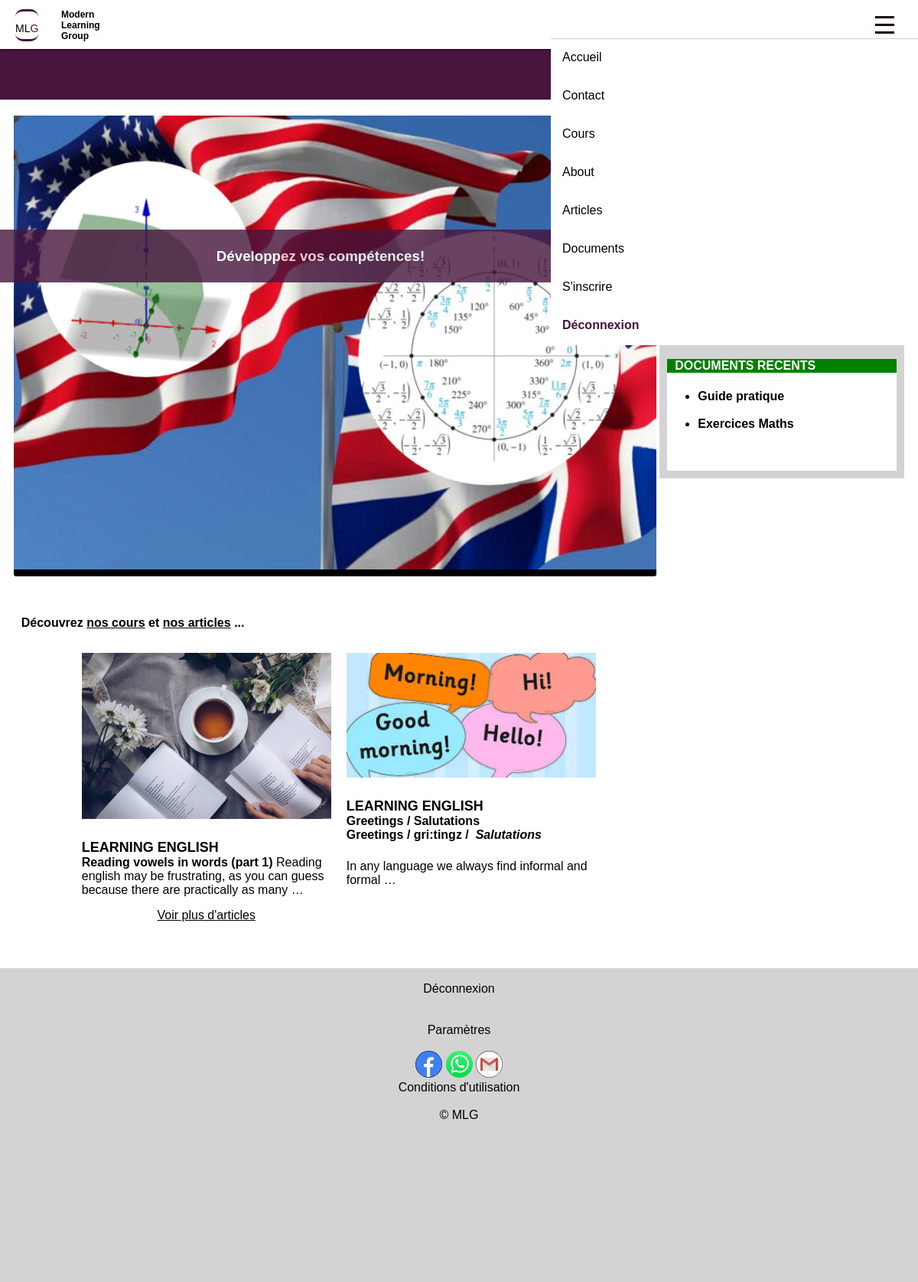
The app's page / (signed in) with its own data.
### learning/models.py (models this page shows, shortened)
class HomeCoverImage(models.Model):
  image = models.ImageField(upload_to = 'cover_images', default='cover_images/home.jpg', null = True)

class Categorie(models.Model):
  nom = models.CharField(max_length=20, null=False, verbose_name='Nom')
  def __str__(self):
    return self.nom
  class Meta:
    verbose_name="Catégorie"

class Document(models.Model):
  title = models.CharField(max_length=500)
  slug = models.SlugField(unique=True, blank=True)
  document_category = models.ForeignKey(Categorie, on_delete=models.SET_NULL, null=True, blank=True)
  doc_file = models.FileField(upload_to='documents', null=True)
  overview = models.TextField(blank=True)
  pages_number = models.IntegerField(default=0, blank=True)
  doc_format = models.CharField(max_length=10, blank=True)
  doc_size = models.CharField(max_length=10, blank=True)
  price = models.FloatField(default=0.0)

### articles/models.py (models this page shows, shortened)
class Article(models.Model):
  title = models.CharField(max_length=100)
  categorie = models.ForeignKey(Categorie, on_delete=models.CASCADE, null=True)
  slug = models.SlugField(max_length=255, unique=True, blank=True)
  author = models.ForeignKey(User, on_delete=models.SET_NULL, null=True, blank=True)
  updated_on = models.DateTimeField(auto_now=True)
  content = RichTextUploadingField(blank=True, null=True)
  photo = models.ImageField(null=True, upload_to='images')
  pub_date = models.DateTimeField(auto_now_add=True, null=True)
  published = models.BooleanField(default=False)

### learning/views.py (the view)
# urls.py: path('', views.index_view, name='home'),
def index_view(request):
    try:
      home_cover_image = HomeCoverImage.objects.get(pk=1)
    except:
      home_cover_image = ""
    myarticles = Article.objects.filter(published = True)
    articles = myarticles.order_by('-pub_date')[: 2]
    documents = Document.objects.all()
    documents = documents.order_by('-id')[:2]
    context = {'home_cover_image':home_cover_image, 'articles':articles, 'documents':documents}
    return render(request, 'learning/index.html', context)

### learning/templates/learning/index.html (shortened to what this page needs)
{% extends 'base_template.html' %}
{% block content %}
<div class="mlg-home">
  <div>
   {% if home_cover_image %}
    <img src="{{ home_cover_image.image.url }}" />
   {% endif %}
  </div>
</div>
<br/><br/>
<p style="float:left;font-weight:bold;margin-left:10px;">
  Découvrez <a href="{% url 'cours' %}">nos cours</a> et <a href="{% url 'articles'%}">nos articles</a> ...
</p>
<br><br>
{% if articles %}
<br>
<div class="nosarticles">
            {% for article in articles %}
            <div class="article">
                {% autoescape off %}
                <div>
                    <img src="/media/{{article.photo}}" alt="photo" />
                </div>
               <br> <span class="categorie">{{ article.categorie }} </span> <br>
                <a href="{% url 'article-details' article.slug %}">
                    <b><span class="title">{{article.title}}</span></b></a>
                <a href="{% url 'article-details' article.slug %}">{{article.content|truncatewords:15}}</a>
             {% endautoescape %}
            </div>
            {% endfor %}
        </div>
  {% endif %}
<a href="{% url 'articles' %}">Voir plus d'articles</a><br>
{% endblock %}
{% block aside %}
<aside>
<div class="aside-main-divs">
  <div class="aside-header-div">
    <h4>
    </h4>
  </div>
  <ul>
    <li><b><a href="{% url 'english-lessons' %}">Anglais</a></b></li>
    <li><b><a href="{% url 'maths-lessons' %}">Maths</a></b></li>
    <li><b><a href="{% url 'cs-lessons' %}"> CS (Programmation) </a></b></li>
    <li><b><a href="{% url 'geoscience-lessons' %}"> Géosciences </a></b></li>
    <br>
  </ul>
</div>
<div class="aside-main-divs">
  <div class="aside-header-div">
    <h4>
    </h4>
  </div>
  <ul>
    {% for article in articles %}
    <li><b><a href="{% url 'article-details' article.slug %}">{{article.title}}</a></b></li> <br>
    {% endfor %}
  </ul>
  <br>
</div>
<div class="aside-main-divs">
  <div class="aside-header-div">
    <h4>
      DOCUMENTS RECENTS
    </h4>
  </div>
  <ul>
    {% for document in documents %}
    <b><li><a href="{% url 'doc-details' document.slug %}">{{document.title}}</a></li></b> <br>
    {% endfor %}
  </ul>
  <br>
</div>
</aside>
{% endblock %}

### learning/static/learning/main.css (style rules this page uses)
body { background-color: rgb(70, 20, 60); font-family: Garamond, Lucida, Arial, sans-serif; }
body a { color: black; }
aside { display: block; text-align: left; padding-left: 10px; padding-right: 10px; padding-bottom: 10px; background-color:lightgray; }
aside a { text-decoration:none; }
.aside-main-divs { background:white; }
.aside-header-div { background-color:green; text-align:left; padding-left:10px; color:white; }
div.mlg-home { color: white; width: 100%; }
div.mlg-home img { width: 100%; }
.nosarticles { margin-top: 5px; }
.article div { max-height: 230px; overflow: hidden; margin-bottom: 5px; }
.article { text-align: left; margin-bottom: 15px; padding: 10px; }
.article img { width: 100%; height: 70%; }
.article a { text-decoration: none; }
.article .categorie { font-family: Arial; font-size: 20px; font-weight: bold; text-transform: uppercase; }
@media screen and (min-width: 900px) { .nosarticles { display: grid; grid-template-columns: repeat(2, 50%); grid-gap: 10px; align-content: center; border-radius: 3px; width: 80%; } }
@media screen and (min-width: 900px) { div.mlg-home { background-color: black; font-size: 40px; align-content: center; border-radius: 3px; width: 100%; } }
@media screen and (min-width: 900px) { div.mlg-home div { max-height: 650px; overflow: hidden; } }
@media screen and (min-width: 900px) { .article { background-color: white; padding: 0px; margin: 5px; } }
@media screen and (min-width: 900px) { .article div { max-height: 300px; } }
@media screen and (min-width: 900px) { .article img { width: 100%; height: 70%; } }
@media screen and (min-width: 900px) { .article a { text-decoration: none; } }
@media screen and (min-width: 900px) { .article .categorie { font-size: 18px; font-weight: bold; font-family: Arial; text-transform: uppercase; } }
@media screen and (min-width: 900px) { aside { width: 25%; display: inline-block; vertical-align: top; text-align: left; } }

### records on screen
HomeCoverImage: image (picture)
Article: photo (picture), categorie "LEARNING ENGLISH", title "Reading vowels in words (part 1)", content "Reading english may be frustrating, as you can guess because there are practically as many …"
Article: photo (picture), categorie "LEARNING ENGLISH", title "Greetings / Salutations", content "Greetings / gri:tingz / Salutations In any language we always find informal and formal …"
Document: title "Guide pratique"
Document: title "Exercices Maths"
